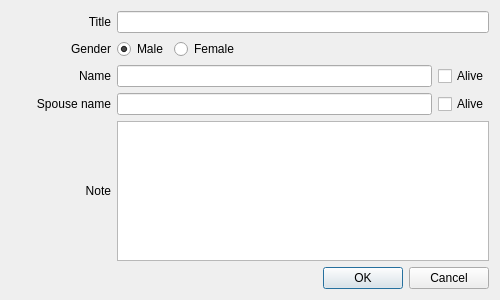
<?xml version="1.0" encoding="UTF-8"?>
<ui version="4.0">
 <class>FamilyMemberEditDialog</class>
 <widget class="QDialog" name="FamilyMemberEditDialog">
  <property name="geometry">
   <rect>
    <x>0</x>
    <y>0</y>
    <width>500</width>
    <height>300</height>
   </rect>
  </property>
  <property name="windowTitle">
   <string>Dialog</string>
  </property>
  <property name="modal">
   <bool>true</bool>
  </property>
  <layout class="QVBoxLayout" name="verticalLayout">
   <item>
    <layout class="QHBoxLayout" name="horizontalLayout">
     <item>
      <widget class="QLabel" name="label">
       <property name="minimumSize">
        <size>
         <width>100</width>
         <height>0</height>
        </size>
       </property>
       <property name="text">
        <string>Title</string>
       </property>
       <property name="alignment">
        <set>Qt::AlignRight|Qt::AlignTrailing|Qt::AlignVCenter</set>
       </property>
      </widget>
     </item>
     <item>
      <widget class="QLineEdit" name="titleEdit"/>
     </item>
    </layout>
   </item>
   <item>
    <layout class="QHBoxLayout" name="horizontalLayout_4">
     <item>
      <widget class="QLabel" name="label_4">
       <property name="minimumSize">
        <size>
         <width>100</width>
         <height>0</height>
        </size>
       </property>
       <property name="text">
        <string>Gender</string>
       </property>
       <property name="alignment">
        <set>Qt::AlignRight|Qt::AlignTrailing|Qt::AlignVCenter</set>
       </property>
      </widget>
     </item>
     <item>
      <widget class="QRadioButton" name="maleRadioButton">
       <property name="text">
        <string>Male</string>
       </property>
       <property name="checked">
        <bool>true</bool>
       </property>
      </widget>
     </item>
     <item>
      <widget class="QRadioButton" name="femaleRadioButton">
       <property name="text">
        <string>Female</string>
       </property>
      </widget>
     </item>
     <item>
      <spacer name="horizontalSpacer">
       <property name="orientation">
        <enum>Qt::Horizontal</enum>
       </property>
       <property name="sizeHint" stdset="0">
        <size>
         <width>40</width>
         <height>20</height>
        </size>
       </property>
      </spacer>
     </item>
    </layout>
   </item>
   <item>
    <layout class="QHBoxLayout" name="horizontalLayout_2">
     <item>
      <widget class="QLabel" name="label_2">
       <property name="minimumSize">
        <size>
         <width>100</width>
         <height>0</height>
        </size>
       </property>
       <property name="text">
        <string>Name</string>
       </property>
       <property name="alignment">
        <set>Qt::AlignRight|Qt::AlignTrailing|Qt::AlignVCenter</set>
       </property>
      </widget>
     </item>
     <item>
      <widget class="QLineEdit" name="nameEdit"/>
     </item>
     <item>
      <widget class="QCheckBox" name="aliveCheckbox">
       <property name="text">
        <string>Alive</string>
       </property>
      </widget>
     </item>
    </layout>
   </item>
   <item>
    <layout class="QHBoxLayout" name="horizontalLayout_3">
     <item>
      <widget class="QLabel" name="label_3">
       <property name="minimumSize">
        <size>
         <width>100</width>
         <height>0</height>
        </size>
       </property>
       <property name="text">
        <string>Spouse name</string>
       </property>
       <property name="alignment">
        <set>Qt::AlignRight|Qt::AlignTrailing|Qt::AlignVCenter</set>
       </property>
      </widget>
     </item>
     <item>
      <widget class="QLineEdit" name="spouseNameEdit"/>
     </item>
     <item>
      <widget class="QCheckBox" name="spouseAliveCheckbox">
       <property name="text">
        <string>Alive</string>
       </property>
      </widget>
     </item>
    </layout>
   </item>
   <item>
    <layout class="QHBoxLayout" name="horizontalLayout_5">
     <item>
      <widget class="QLabel" name="label_5">
       <property name="minimumSize">
        <size>
         <width>100</width>
         <height>0</height>
        </size>
       </property>
       <property name="text">
        <string>Note</string>
       </property>
       <property name="alignment">
        <set>Qt::AlignRight|Qt::AlignTrailing|Qt::AlignVCenter</set>
       </property>
      </widget>
     </item>
     <item>
      <widget class="QTextEdit" name="noteEdit"/>
     </item>
    </layout>
   </item>
   <item>
    <widget class="QDialogButtonBox" name="buttonBox">
     <property name="orientation">
      <enum>Qt::Horizontal</enum>
     </property>
     <property name="standardButtons">
      <set>QDialogButtonBox::Cancel|QDialogButtonBox::Ok</set>
     </property>
    </widget>
   </item>
  </layout>
 </widget>
 <resources/>
 <connections>
  <connection>
   <sender>buttonBox</sender>
   <signal>accepted()</signal>
   <receiver>FamilyMemberEditDialog</receiver>
   <slot>accept()</slot>
   <hints>
    <hint type="sourcelabel">
     <x>248</x>
     <y>254</y>
    </hint>
    <hint type="destinationlabel">
     <x>157</x>
     <y>274</y>
    </hint>
   </hints>
  </connection>
  <connection>
   <sender>buttonBox</sender>
   <signal>rejected()</signal>
   <receiver>FamilyMemberEditDialog</receiver>
   <slot>reject()</slot>
   <hints>
    <hint type="sourcelabel">
     <x>316</x>
     <y>260</y>
    </hint>
    <hint type="destinationlabel">
     <x>286</x>
     <y>274</y>
    </hint>
   </hints>
  </connection>
 </connections>
</ui>
